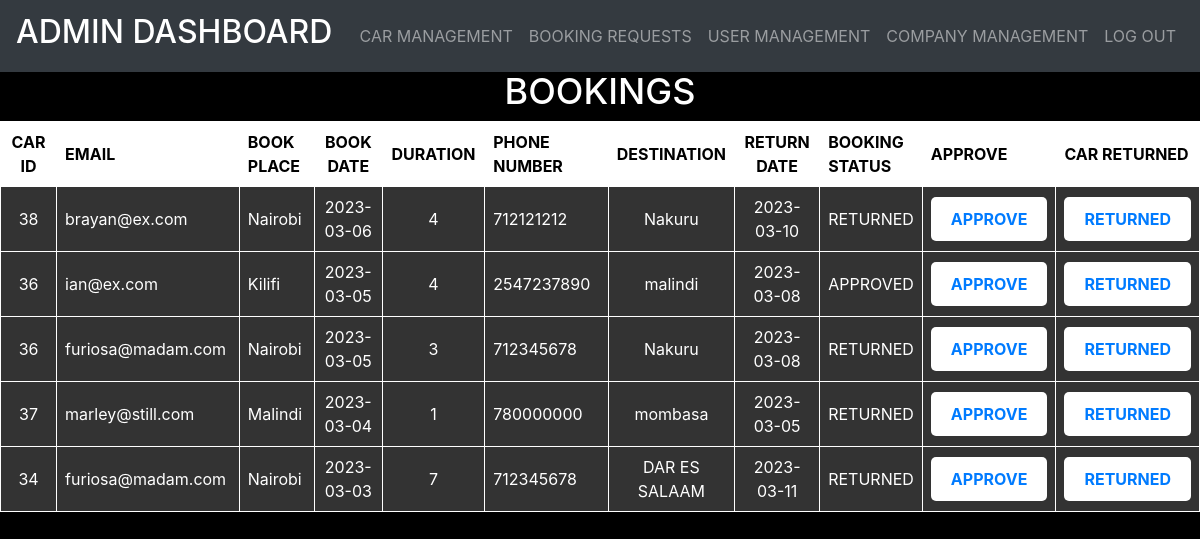
Screenshot of /adminbooking.php with the database file from the repository.
### tables this page shows
CREATE TABLE `booking` (
  `BOOK_ID` int(11) NOT NULL,
  `CAR_ID` int(11) NOT NULL,
  `EMAIL` varchar(255) NOT NULL,
  `BOOK_PLACE` varchar(255) NOT NULL,
  `BOOK_DATE` date NOT NULL,
  `DURATION` int(11) NOT NULL,
  `PHONE_NUMBER` bigint(20) NOT NULL,
  `DESTINATION` varchar(255) NOT NULL,
  `RETURN_DATE` date NOT NULL,
  `PRICE` int(11) NOT NULL,
  `BOOK_STATUS` varchar(255) NOT NULL DEFAULT 'UNDER PROCESSING'
);

### adminbooking.php (the view, shortened to what this page needs)
<!DOCTYPE html>
<html lang="en">
<head>
    <link rel="stylesheet" href="slick.css">
    <link rel="stylesheet" href="style.css">
    <link rel="stylesheet" href="fixed.css">
    <link rel="stylesheet" href="bootstrap.min.css">
</head>
<body  data-spy="scroll" data-target="#navbarResponsive">
<?php
require_once('connection.php');
$query="SELECT *from booking ORDER BY BOOK_ID DESC";
$queryy=mysqli_query($con,$query);
?>
<nav class="navbar navbar-expand-lg navbar-dark bg-dark fixed-top">
        <a class="navbar-brand" href="admindash.php">
            <h2>ADMIN DASHBOARD</h2>
        </a>
        <div class="collapse navbar-collapse" id="navbarResponsive">
            <ul class="navbar-nav ml-auto">
                <li class="nav-item">
                    <a class="nav-link" href="admindash.php">CAR MANAGEMENT</a>
                </li>
                <li  class="nav-item">
                    <a class="nav-link"  href="adminbooking.php">BOOKING REQUESTS</a>
                </li>
                <li  class="nav-item">
                    <a class="nav-link"  href="adminusers.php">USER MANAGEMENT</a>
                </li>
                <li  class="nav-item">
                    <a class="nav-link"  href="admincompanymanagement.php">COMPANY MANAGEMENT</a>
                </li>
                <li  class="nav-item">
                    <a class="nav-link"  href="index.php"><?php session_destroy();?>LOG OUT</a>
                </li>
            </ul>
        </div>
    </nav>
<div>
            <h1 class="header">BOOKINGS</h1>
            <div>
                <div>
                    <table class="content-table">
                <thead>
                    <tr>
                        <th>CAR ID</th>
                        <th>EMAIL</th>
                        <th>BOOK PLACE</th>
                        <th>BOOK DATE</th>
                        <th>DURATION</th>
                        <th>PHONE NUMBER</th>
                        <th>DESTINATION</th>
                        <th>RETURN DATE</th>
                        <th>BOOKING STATUS</th>
                        <th>APPROVE</th>
                        <th>CAR RETURNED</th>
                    </tr>
                </thead>
                <tbody>
                <?php
                while($res=mysqli_fetch_array($queryy)){
                ?>
                <tr  class="active-row">
                    <td><?php echo $res['CAR_ID'];?></td>
                    <td><?php echo $res['EMAIL'];?></td>
                    <td><?php echo $res['BOOK_PLACE'];?></td>
                    <td><?php echo $res['BOOK_DATE'];?></td>
                    <td><?php echo $res['DURATION'];?></td>
                    <td><?php echo $res['PHONE_NUMBER'];?></td>
                    <td><?php echo $res['DESTINATION'];?></td>
                    <td><?php echo $res['RETURN_DATE'];?></td>
                    <td><?php echo $res['BOOK_STATUS'];?></td>
                    <td><button type="submit"  class="but"  name="approve"><a href="approve.php?id=<?php echo $res['BOOK_ID']?>">APPROVE</a></button></td>
                    <td><button type="submit" class="but" name="approve"><a href="adminreturn.php?id=<?php echo $res['CAR_ID']?>&bookid=<?php echo $res['BOOK_ID']?>">RETURNED</a></button></td>
                </tr>
               <?php } ?>
                </tbody>
                </table>
                </div>
            </div>
        </div>
</body>
</html>

### style.css (style rules this page uses)
body { margin: 0; padding: 0; color: black; font-family:'Lato', sans-serif ; }
.navbar-nav { display: flex; justify-content: center; }

### fixed.css (style rules this page uses)
.fixed-top { -webkit-backface-visibility: hidden; }

### adminbooking.php (style rules this page uses)
body { background-color: black; color: white; }
.content-table th { background-color: white; color: black; }
.content-table td { background-color: black; color: white; }
.content-table .active-row td { background-color: #333333; }
.but { background-color: white; color: white; border: none; padding: 10px 20px; border-radius: 5px; text-decoration: none; font-size: 16px; font-weight: bold; cursor: pointer; }
.header { font-size: 36px; text-align: center; margin-top: 70px; color: white; }
.content-table { border-collapse: collapse; width: 100%; }
.content-table td, .content-table th { border: 1px solid white; padding: 8px; }
.content-table td:first-child, .content-table th:first-child { width: 10%; text-align: center; }
.content-table td:nth-child(2), .content-table th:nth-child(2) { width: 20%; }
.content-table td:nth-child(3), .content-table th:nth-child(3) { width: 10%; }
.content-table td:nth-child(4), .content-table th:nth-child(4) { width: 10%; text-align: center; }
.content-table td:nth-child(5), .content-table th:nth-child(5) { width: 10%; text-align: center; }
.content-table td:nth-child(6), .content-table th:nth-child(6) { width: 20%; }
.content-table td:nth-child(7), .content-table th:nth-child(7) { width: 10%; text-align: center; }
.content-table td:nth-child(8), .content-table th:nth-child(8) { width: 10%; text-align: center; }

### rows the page displays
booking: CAR_ID "38", EMAIL "brayan@ex.com", BOOK_PLACE "Nairobi", BOOK_DATE "2023-03-06", DURATION "4", PHONE_NUMBER "712121212", DESTINATION "Nakuru", RETURN_DATE "2023-03-10", BOOK_STATUS "RETURNED"
booking: CAR_ID "36", EMAIL "ian@ex.com", BOOK_PLACE "Kilifi", BOOK_DATE "2023-03-05", DURATION "4", PHONE_NUMBER "2547237890", DESTINATION "malindi", RETURN_DATE "2023-03-08", BOOK_STATUS "APPROVED"
booking: CAR_ID "36", EMAIL "furiosa@madam.com", BOOK_PLACE "Nairobi", BOOK_DATE "2023-03-05", DURATION "3", PHONE_NUMBER "712345678", DESTINATION "Nakuru", RETURN_DATE "2023-03-08", BOOK_STATUS "RETURNED"
booking: CAR_ID "37", EMAIL "marley@still.com", BOOK_PLACE "Malindi", BOOK_DATE "2023-03-04", DURATION "1", PHONE_NUMBER "780000000", DESTINATION "mombasa", RETURN_DATE "2023-03-05", BOOK_STATUS "RETURNED"
booking: CAR_ID "34", EMAIL "furiosa@madam.com", BOOK_PLACE "Nairobi", BOOK_DATE "2023-03-03", DURATION "7", PHONE_NUMBER "712345678", DESTINATION "DAR ES SALAAM", RETURN_DATE "2023-03-11", BOOK_STATUS "RETURNED"
